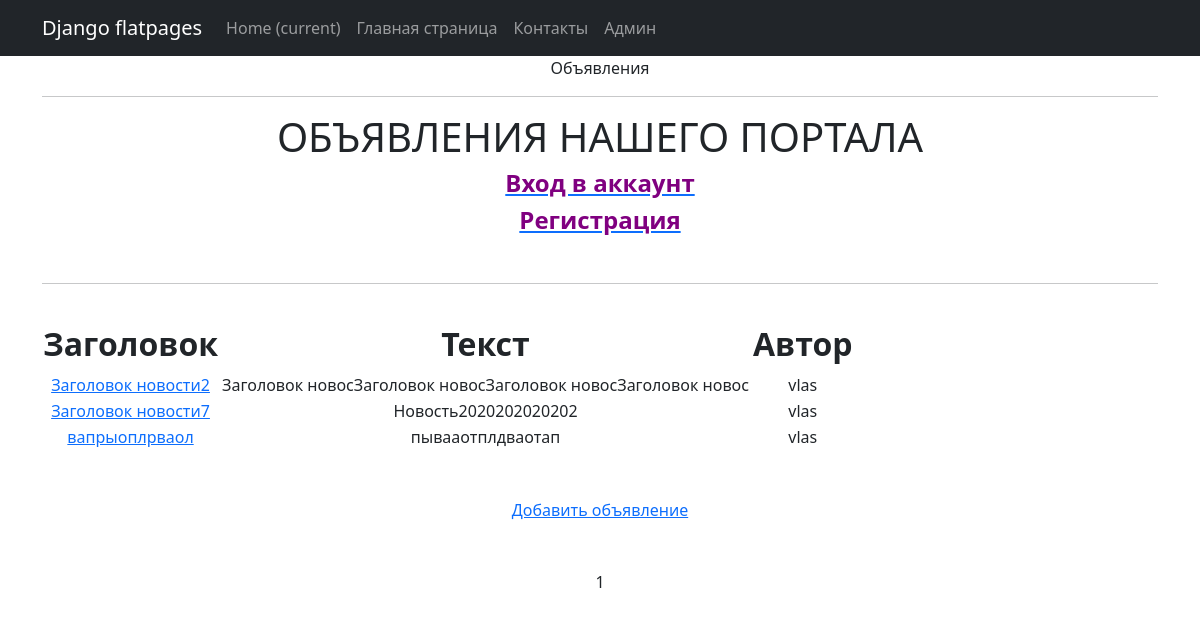
/posts/, run on the app's committed database.
### simpleapp/models.py (models this page shows, shortened)
class Post(models.Model):
    tanks = 'TNK'
    hils = 'HIL'
    dd = 'DD'
    merchants = 'MCH'
    guild_masters = 'GMA'
    quest_givers = 'QMA'
    blacksmiths = 'BLM'
    tanners = 'TAN'
    potion_makers = 'PMK'
    spell_masters = 'SMA'
    CATEGORY_CHOICES = (
        (tanks, 'Танки'),
        (hils, 'Хилы'),
        (dd, 'ДД'),
        (merchants, 'Торговцы'),
        (guild_masters, 'Гилдмастеры'),
        (quest_givers, 'Квестгиверы'),
        (blacksmiths, 'Кузнецы'),
        (tanners, 'Кожевники'),
        (potion_makers, 'Зельевары'),
        (spell_masters, 'Мастера заклинаний'),
    )
    type_post = models.CharField(max_length=20, choices=CATEGORY_CHOICES)
    pub_date = models.DateTimeField(auto_now_add=True)
    author = models.ForeignKey(Author, on_delete=models.CASCADE)
    name = models.CharField(
        max_length=50,
        unique=True,
    )
    description = models.TextField()
    category = models.ManyToManyField(
        Category,
        through='PostCategory',
        related_name='PostCategory',
    )
    rating = models.FloatField(
        validators=[MinValueValidator(0.0)], default=0.0
    )
    user = models.ForeignKey(User, on_delete=models.CASCADE, null=True)

class Author(models.Model):
    user = models.OneToOneField(User, on_delete=models.CASCADE)
    def __str__(self):
        return f'{self.user}'

### simpleapp/views.py (the view)
# urls.py: path('posts/', PostList.as_view(), name='post_list'),
class PostList(ListView):
    model = Post
    ordering = '-pub_date'
    template_name = 'posts.html'
    context_object_name = 'posts'
    paginate_by = 10
    def get_queryset(self):
        queryset = super().get_queryset()
        self.filterset = PostFilter(self.request.GET, queryset)
        return self.filterset.qs
    def get_context_data(self, **kwargs):
        context = super().get_context_data(**kwargs)
        context['time_now'] = datetime.utcnow()
        context['next_sale'] = None
        context['filterset'] = self.filterset
        return context

### templates/posts.html (shortened to what this page needs)
{% extends 'flatpages/default.html' %}
<title>{% block title %}Объявления{% endblock title %}</title>
{% block content %}
    <h1 style="text-align: center;">ОБЪЯВЛЕНИЯ НАШЕГО ПОРТАЛА</h1>
    {% if user.is_authenticated %}
        <a href="{% url 'account_logout' %}"><h4><span style="color: #800080;"><strong>Выход из аккаунта</strong></span></h4></a>
        <a href="{% url 'user_posts' %}"><h4><span style="color: #800080;"><strong>Мои объявления</strong></span></h4></a>
    {% else %}
        <a href="{% url 'account_login' %}"><h4><span style="color: #800080;"><strong>Вход в аккаунт</strong></span></h4></a>
        <a href="{% url 'account_signup' %}"><h4><span style="color: #800080;"><strong>Регистрация</strong></span></h4></a>
    {% endif %}
    <br>
    <hr>
    <br>
        <table rules="all">
            <tr>
                <td><h2><strong>Заголовок</strong></h2></td>
                <td></td>
                <td><h2><strong>Текст</strong></h2></td>
                <td></td>
                <td><h2><strong>Автор</strong></h2></td>
            </tr>
            {% for ps in posts %}
            <tr>
                <td><a href="{% url 'post' ps.id %}" target="_blank">{{ ps.name }}</a></td>
                <td></td>
                <td>{{ ps.description }}</td>
                <td></td>
                <td>{{ ps.author }}</td>
            </tr>
            {% endfor %}
        </table>
    <br>
    <br>
    <a href="{% url 'create_post' %}" target="_blank">Добавить объявление</a>
   <br>
   <br>
   <br>
   {{ page_obj.number }}
{% endblock content %}

### data on the page
Post: name "Заголовок новости2", description "Заголовок новосЗаголовок новосЗаголовок новосЗаголовок новос", author "vlas"
Post: name "Заголовок новости7", description "Новость2020202020202", author "vlas"
Post: name "вапрыоплрваол", description "пывааотплдваотап", author "vlas"

### other printed values
{{ page_obj.number }} "1"
